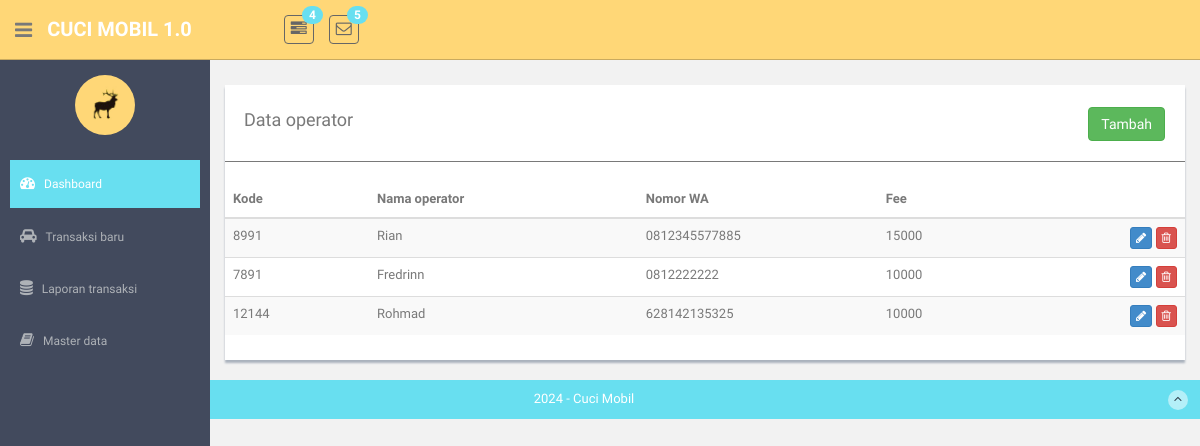
Before: /operators with the older database file.
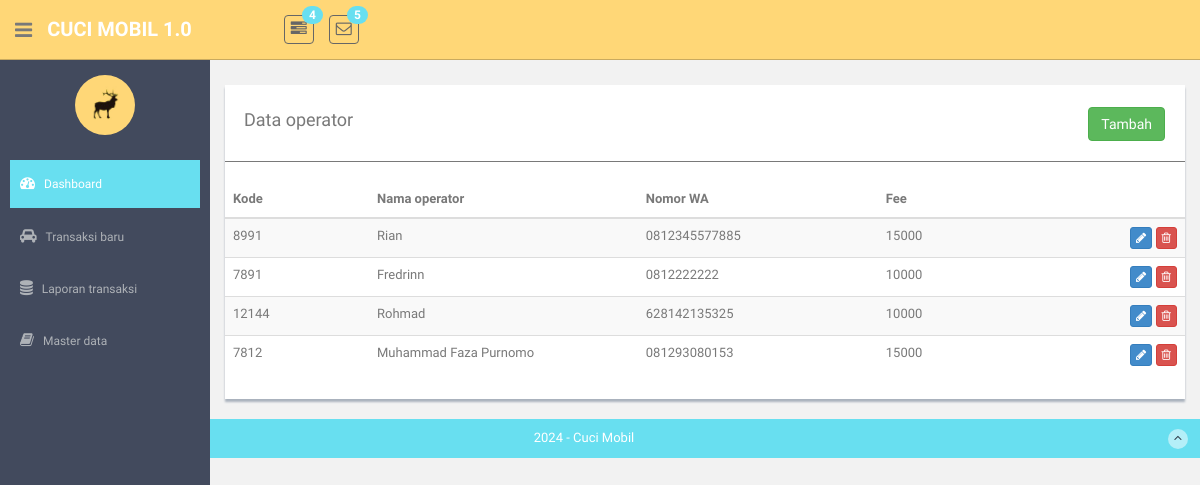
After: the same page with the newer database file.
### model/Operators.py (models this page shows)
class Operators(Model):
    id = IntegerField(primary_key=True)
    code = CharField(max_length=8)
    name = CharField(max_length=120)
    phone = CharField(max_length=12)
    fee = IntegerField()
    class Meta:
        database = db

### routes_operators.py (the view)
@app.route("/operators", methods=["GET"])
def operators():
    operators = OperatorsController.list_operators()
    return render_template('references/operators/operators-list.html', operators=operators)

### controller/OperatorsController.py (called while the page is built)
    @staticmethod
    def list_operators():
        operators = Operators.select()
        datas = []
        return Operators.select()

### templates/references/operators/operators-list.html (shortened to what this page needs)
{% extends "layout.html" %}
{% block content %}
<div class="row mt">
      <div class="col-md-12">
          <div class="content-panel">
              <table class="table table-striped table-advance table-hover">
                <div >
                    <div style="float:left;"><h4>&nbsp; Data operator</h4></div>
                    <div class="pull-right" style="padding-top:7px;padding-right:20px;">
                        <button class="btn btn-success " onclick="javscript:openModal(0)">Tambah</button>
                    </div>
                </div>
                <hr/>
                  <thead>
                  <tr>
                      <th width="15%"> Kode</th>
                      <th width="28%"> Nama operator</th>
                      <th width="25%"> Nomor WA</th>
                      <th width="20%"> Fee</th>
                      <th width="12%"></th>
                  </tr>
                  </thead>
                  <tbody>
                  {% for item in operators %}
                  <tr>
                      <td>{{ item.code }} </td>
                      <td>{{ item.name }} </td>
                      <td>{{ item.phone }} </td>
                      <td>{{ item.fee }} </td>
                      <td align="right">
                          <button class="btn btn-primary btn-xs"  onclick="javscript:openModal({{ item.id }})"><i class="fa fa-pencil"></i></button>
                          <button class="btn btn-danger btn-xs" onclick="javscript:deleteRecord({{ item.id }})"><i class="fa fa-trash-o "></i></button>
                      </td>
                  </tr>
                 {% endfor %}
                  </tbody>
              </table>
          </div>
      </div>
  </div>
{% endblock %}

Changed rows visible on the page:
added Operators: code "7812", name "Muhammad Faza Purnomo", phone "081293080153", fee "15000"
